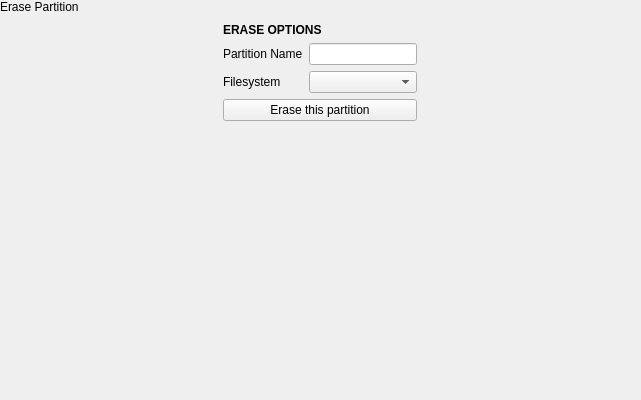
<?xml version="1.0" encoding="UTF-8"?>
<ui version="4.0">
 <class>ErasePartitionPopover</class>
 <widget class="QWidget" name="ErasePartitionPopover">
  <property name="geometry">
   <rect>
    <x>0</x>
    <y>0</y>
    <width>641</width>
    <height>400</height>
   </rect>
  </property>
  <property name="windowTitle">
   <string notr="true">Form</string>
  </property>
  <layout class="QVBoxLayout" name="verticalLayout">
   <property name="spacing">
    <number>0</number>
   </property>
   <property name="leftMargin">
    <number>0</number>
   </property>
   <property name="topMargin">
    <number>0</number>
   </property>
   <property name="rightMargin">
    <number>0</number>
   </property>
   <property name="bottomMargin">
    <number>0</number>
   </property>
   <item>
    <widget class="tStackedWidget" name="stackedWidget">
     <property name="currentIndex">
      <number>0</number>
     </property>
     <widget class="QWidget" name="page">
      <layout class="QVBoxLayout" name="verticalLayout_2">
       <property name="spacing">
        <number>0</number>
       </property>
       <property name="leftMargin">
        <number>0</number>
       </property>
       <property name="topMargin">
        <number>0</number>
       </property>
       <property name="rightMargin">
        <number>0</number>
       </property>
       <property name="bottomMargin">
        <number>0</number>
       </property>
       <item>
        <widget class="tTitleLabel" name="titleLabel">
         <property name="text">
          <string>Erase Partition</string>
         </property>
        </widget>
       </item>
       <item alignment="Qt::AlignHCenter">
        <widget class="QWidget" name="optionsWidget" native="true">
         <layout class="QGridLayout" name="gridLayout">
          <item row="3" column="0" colspan="2">
           <widget class="QPushButton" name="eraseButton">
            <property name="text">
             <string>Erase this partition</string>
            </property>
            <property name="icon">
             <iconset theme="media-harddisk-erase">
              <normaloff>.</normaloff>.</iconset>
            </property>
           </widget>
          </item>
          <item row="2" column="0">
           <widget class="QLabel" name="label_2">
            <property name="text">
             <string>Filesystem</string>
            </property>
           </widget>
          </item>
          <item row="0" column="0" colspan="2">
           <widget class="QLabel" name="label">
            <property name="font">
             <font>
              <bold>true</bold>
             </font>
            </property>
            <property name="text">
             <string>ERASE OPTIONS</string>
            </property>
           </widget>
          </item>
          <item row="2" column="1">
           <widget class="QComboBox" name="filesystemBox">
            <property name="sizePolicy">
             <sizepolicy hsizetype="Expanding" vsizetype="Fixed">
              <horstretch>0</horstretch>
              <verstretch>0</verstretch>
             </sizepolicy>
            </property>
           </widget>
          </item>
          <item row="1" column="0">
           <widget class="QLabel" name="label_5">
            <property name="text">
             <string>Partition Name</string>
            </property>
           </widget>
          </item>
          <item row="1" column="1">
           <widget class="QLineEdit" name="labelBox"/>
          </item>
         </layout>
        </widget>
       </item>
       <item>
        <spacer name="verticalSpacer">
         <property name="orientation">
          <enum>Qt::Vertical</enum>
         </property>
         <property name="sizeHint" stdset="0">
          <size>
           <width>20</width>
           <height>40</height>
          </size>
         </property>
        </spacer>
       </item>
      </layout>
     </widget>
     <widget class="QWidget" name="page_2">
      <layout class="QVBoxLayout" name="verticalLayout_3">
       <property name="spacing">
        <number>0</number>
       </property>
       <property name="leftMargin">
        <number>0</number>
       </property>
       <property name="topMargin">
        <number>0</number>
       </property>
       <property name="rightMargin">
        <number>0</number>
       </property>
       <property name="bottomMargin">
        <number>0</number>
       </property>
       <item>
        <widget class="tTitleLabel" name="titleLabel_2">
         <property name="text">
          <string>Erase Partition</string>
         </property>
        </widget>
       </item>
       <item alignment="Qt::AlignHCenter">
        <widget class="QWidget" name="eraseConfirmWidget" native="true">
         <layout class="QVBoxLayout" name="verticalLayout_4">
          <item>
           <widget class="QLabel" name="label_3">
            <property name="font">
             <font>
              <bold>true</bold>
             </font>
            </property>
            <property name="text">
             <string>THIS IS IT</string>
            </property>
           </widget>
          </item>
          <item>
           <widget class="QLabel" name="label_4">
            <property name="text">
             <string>There's no going back after this. Once the partition is erased, all the data on the partition is gone forever.</string>
            </property>
            <property name="wordWrap">
             <bool>true</bool>
            </property>
           </widget>
          </item>
          <item>
           <widget class="QPushButton" name="doEraseButton">
            <property name="text">
             <string>Erase this partition</string>
            </property>
            <property name="icon">
             <iconset theme="media-harddisk-erase">
              <normaloff>.</normaloff>.</iconset>
            </property>
           </widget>
          </item>
         </layout>
        </widget>
       </item>
       <item>
        <spacer name="verticalSpacer_2">
         <property name="orientation">
          <enum>Qt::Vertical</enum>
         </property>
         <property name="sizeHint" stdset="0">
          <size>
           <width>20</width>
           <height>414</height>
          </size>
         </property>
        </spacer>
       </item>
      </layout>
     </widget>
    </widget>
   </item>
  </layout>
 </widget>
 <customwidgets>
  <customwidget>
   <class>tTitleLabel</class>
   <extends>QLabel</extends>
   <header location="global">ttitlelabel.h</header>
   <slots>
    <signal>backButtonClicked()</signal>
   </slots>
  </customwidget>
  <customwidget>
   <class>tStackedWidget</class>
   <extends>QStackedWidget</extends>
   <header location="global">tstackedwidget.h</header>
   <container>1</container>
   <slots>
    <signal>switchingFrame(int)</signal>
   </slots>
  </customwidget>
 </customwidgets>
 <resources/>
 <connections/>
</ui>
